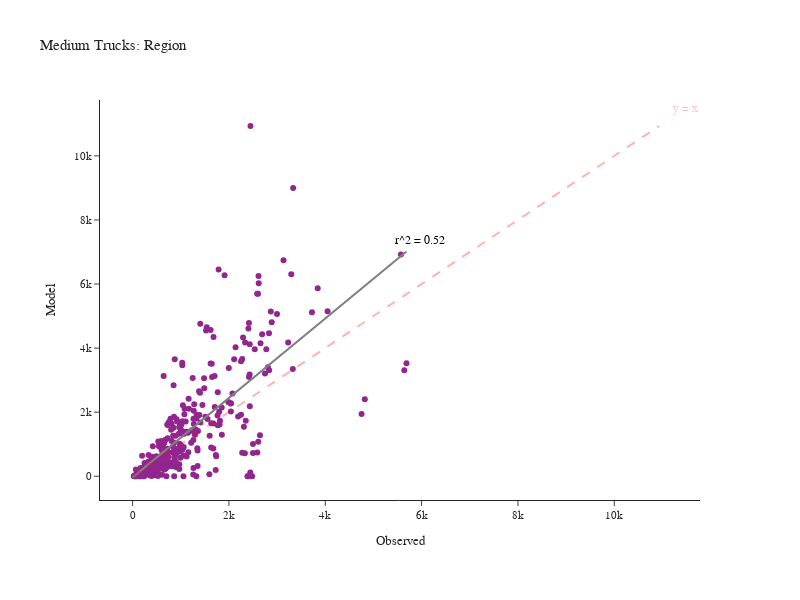

Notebook cell for this chart:
### Code cell
fig = create_truck_chart(df_daily_med, 'Medium')
fig.show()

### Figure 1 — Plotly figure (JSON) as saved in the notebook; plotly's stock layout.template omitted (floating-point values rounded to 4 significant figures; data arrays with more than 128 entries replaced by an {"elided": "..."} marker saying what was removed)
{"data": [{"customdata": {"elided": "348x2 str values"}, "hovertemplate": "Observed=%{x}<br>Model=%{y}<br>location=%{customdata[0]}<br>County=%{customdata[1]}<extra></extra>", "legendgroup": "", "line": {"color": "Grey", "width": 2}, "marker": {"color": "#91268F", "symbol": "circle"}, "mode": "markers", "name": "", "orientation": "v", "showlegend": false, "type": "scatter", "x": {"elided": "348 int values"}, "xaxis": "x", "y": {"elided": "348 int values"}, "yaxis": "y"}, {"hovertemplate": "Observed=%{x}<br>Model=%{y}<extra></extra>", "legendgroup": "", "line": {"color": "Grey", "dash": "solid", "width": 2}, "marker": {"symbol": "circle"}, "mode": "lines", "name": "", "orientation": "v", "showlegend": false, "type": "scatter", "x": [0.0, 57.43, 114.9, 172.3, 229.7, 287.2, 344.6, 402.0, 459.5, 516.9, 574.3, 631.8, 689.2, 746.6, 804.1, 861.5, 918.9, 976.4, 1034.0, 1091.0, 1149.0, 1206.0, 1264.0, 1321.0, 1378.0, 1436.0, 1493.0, 1551.0, 1608.0, 1666.0, 1723.0, 1780.0, 1838.0, 1895.0, 1953.0, 2010.0, 2068.0, 2125.0, 2183.0, 2240.0, 2297.0, 2355.0, 2412.0, 2470.0, 2527.0, 2585.0, 2642.0, 2699.0, 2757.0, 2814.0, 2872.0, 2929.0, 2987.0, 3044.0, 3101.0, 3159.0, 3216.0, 3274.0, 3331.0, 3389.0, 3446.0, 3503.0, 3561.0, 3618.0, 3676.0, 3733.0, 3791.0, 3848.0, 3906.0, 3963.0, 4020.0, 4078.0, 4135.0, 4193.0, 4250.0, 4308.0, 4365.0, 4422.0, 4480.0, 4537.0, 4595.0, 4652.0, 4710.0, 4767.0, 4824.0, 4882.0, 4939.0, 4997.0, 5054.0, 5112.0, 5169.0, 5227.0, 5284.0, 5341.0, 5399.0, 5456.0, 5514.0, 5571.0, 5629.0, 5686.0], "xaxis": "x", "y": [-35.18, 36.04, 107.3, 178.5, 249.7, 321.0, 392.2, 463.4, 534.6, 605.9, 677.1, 748.3, 819.6, 890.8, 962.0, 1033.0, 1104.0, 1176.0, 1247.0, 1318.0, 1389.0, 1461.0, 1532.0, 1603.0, 1674.0, 1746.0, 1817.0, 1888.0, 1959.0, 2030.0, 2102.0, 2173.0, 2244.0, 2315.0, 2387.0, 2458.0, 2529.0, 2600.0, 2671.0, 2743.0, 2814.0, 2885.0, 2956.0, 3028.0, 3099.0, 3170.0, 3241.0, 3313.0, 3384.0, 3455.0, 3526.0, 3597.0, 3669.0, 3740.0, 3811.0, 3882.0, 3954.0, 4025.0, 4096.0, 4167.0, 4238.0, 4310.0, 4381.0, 4452.0, 4523.0, 4595.0, 4666.0, 4737.0, 4808.0, 4880.0, 4951.0, 5022.0, 5093.0, 5164.0, 5236.0, 5307.0, 5378.0, 5449.0, 5521.0, 5592.0, 5663.0, 5734.0, 5806.0, 5877.0, 5948.0, 6019.0, 6090.0, 6162.0, 6233.0, 6304.0, 6375.0, 6447.0, 6518.0, 6589.0, 6660.0, 6731.0, 6803.0, 6874.0, 6945.0, 7016.0], "yaxis": "y"}], "layout": {"annotations": [{"align": "right", "font": {"color": "pink", "size": 12}, "showarrow": false, "text": "y = x", "x": 11480.0, "y": 11480.0}, {"align": "right", "font": {"color": "black", "size": 12}, "showarrow": false, "text": "r^2 = 0.52", "x": 5970.0, "y": 7367.0}], "height": 600, "legend": {"tracegroupgap": 0}, "margin": {"b": 100, "l": 100, "r": 100, "t": 100}, "shapes": [{"line": {"color": "Red", "dash": "dash", "width": 2}, "type": "line", "x0": 0, "x1": 10932, "y0": 0, "y1": 10932}], "title": {"text": "Medium Trucks: Region"}, "width": 800, "xaxis": {"anchor": "y", "domain": [0.0, 1.0], "title": {"text": "Observed"}}, "yaxis": {"anchor": "x", "domain": [0.0, 1.0], "title": {"text": "Model"}}}}
